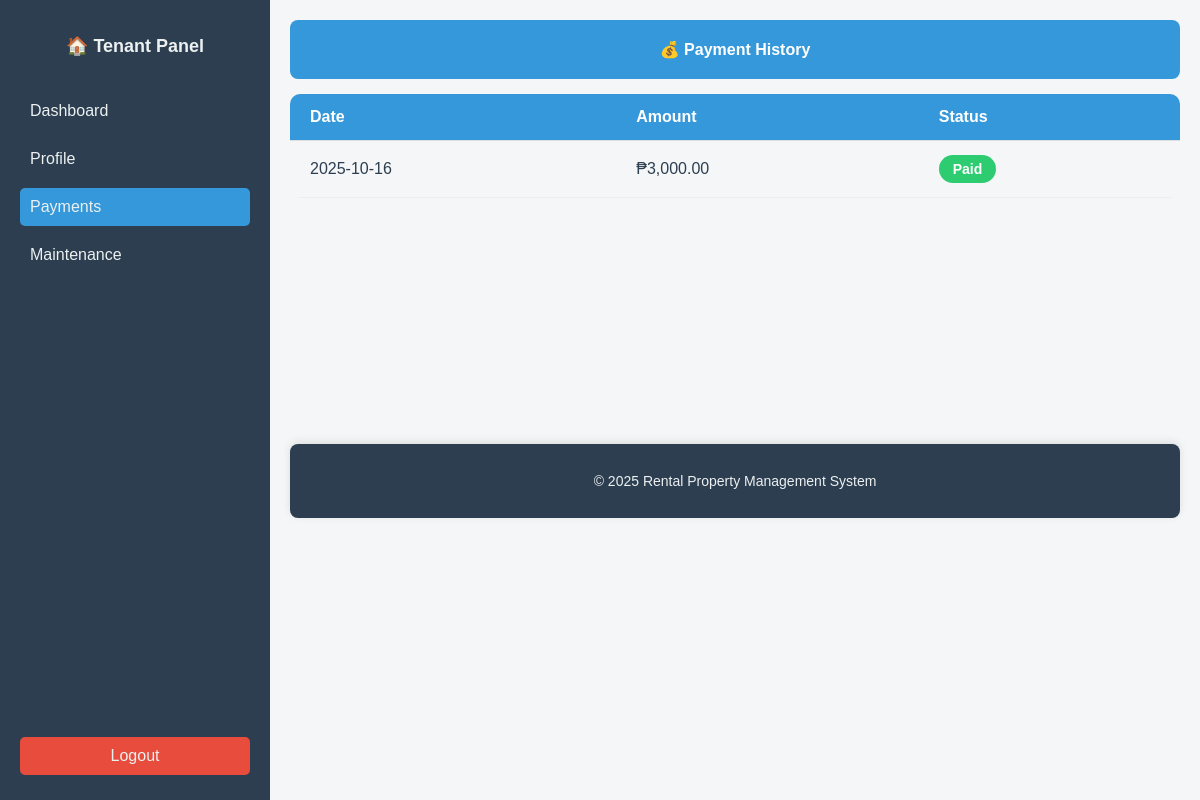
Page /tenant/payment_history.php (signed in) on the committed database.
### tables this page shows
CREATE TABLE `payment` (
  `payment_id` int NOT NULL,
  `tenant_id` int DEFAULT NULL,
  `property_id` int DEFAULT NULL,
  `amount` decimal(10,2) DEFAULT NULL,
  `payment_date` date DEFAULT NULL,
  `due_date` date DEFAULT NULL,
  `status` enum('Paid','Unpaid','Late') DEFAULT 'Unpaid'
);

### tenant/payment_history.php (the view, shortened to what this page needs)
<?php
require '../db.php';
$tenant_id = (int)$_SESSION['tenant_id'];
$stmt = $pdo->prepare("SELECT * FROM payment WHERE tenant_id = ? ORDER BY payment_date DESC");
$stmt->execute([$tenant_id]);
$payments = $stmt->fetchAll();
?>
<!DOCTYPE html>
<html lang="en">
<head>
<link rel="stylesheet" href="../assets/css/style.css">
</head>
<body>
<div class="dashboard-container">
  <aside class="sidebar">
    <h2>🏠 Tenant Panel</h2>
    <a href="dashboard.php">Dashboard</a>
    <a href="profile.php">Profile</a>
    <a href="payment_history.php" class="active">Payments</a>
    <a href="maintenance_request.php">Maintenance</a>
    <a href="logout.php" class="logout">Logout</a>
  </aside>
  <main class="main-content">
    <div class="header">
      💰 Payment History
    </div>
    <div class="content">
      <table>
        <thead>
          <tr>
            <th>Date</th>
            <th>Amount</th>
            <th>Status</th>
          </tr>
        </thead>
        <tbody>
        <?php if ($payments): ?>
          <?php foreach ($payments as $payment): ?>
          <tr>
            <td data-label="Date"><?= htmlspecialchars($payment['payment_date']) ?></td>
            <td data-label="Amount">₱<?= number_format($payment['amount'], 2) ?></td>
            <td data-label="Status">
              <?php
                $status = strtolower($payment['status']);
                $badgeClass = $status === 'paid' ? 'paid' : ($status === 'pending' ? 'pending' : 'failed');
              ?>
              <span class="status <?= $badgeClass ?>">
                <?= ucfirst($status) ?>
              </span>
            </td>
          </tr>
          <?php endforeach; ?>
        <?php else: ?>
          <tr><td colspan="3" style="text-align:center; color:#7f8c8d;">No payment records found.</td></tr>
        <?php endif; ?>
        </tbody>
      </table>
    </div>
    <br>
<br>
<br>
<br>
<br>
<br>
<br><br>
<br>
<br>
<br>
<br>
    <footer class="footer">
      <p>© <?= date('Y') ?> Rental Property Management System</p>
    </footer>
  </main>
</div>
</body>
</html>

### assets/css/style.css (style rules this page uses)
body { margin: 0; font-family: Arial, sans-serif; background: #f4f6f7; }
.dashboard-container { display: flex; min-height: 100vh; }
.sidebar { background: #2c3e50; color: #ecf0f1; width: 230px; padding: 20px; display: flex; flex-direction: column; }
.sidebar h2 { text-align: center; margin-bottom: 30px; font-size: 18px; }
.sidebar a { color: #ecf0f1; text-decoration: none; padding: 10px; margin: 5px 0; border-radius: 5px; transition: background 0.3s; }
.sidebar a:hover, .sidebar a.active { background: #3498db; }
.sidebar .logout { margin-top: auto; background: #e74c3c; text-align: center; }
.main-content { flex: 1; padding: 20px; }
.header { background: #3498db; color: #fff; padding: 20px; border-radius: 8px; font-size: 16px; font-weight: bold; text-align: center; }
table { width: 100%; border-collapse: collapse; margin-top: 15px; font-size: 16px; border-radius: 10px; overflow: hidden; }
th, td { border-bottom: 1px solid #ddd; padding: 30px; }
th { background: #3498db; color: #fff; text-align: left; padding: 14px 20px; }
td { padding: 14px 20px; border-bottom: 1px solid #eee; color: #2c3e50; }
.status { padding: 6px 14px; border-radius: 20px; font-weight: bold; text-align: center; display: inline-block; font-size: 14px; }
.status.paid { background: #2ecc71; color: white; }
.footer { background: #2c3e50; color: #ecf0f1; text-align: center; padding: 15px; border-radius: 8px; margin-top: 30px; font-size: 14px; box-shadow: 0 -2px 8px rgba(0, 0, 0, 0.1); }

### rows in the picture
payment: payment_date "2025-10-16", amount "3,000.00", status "Paid"
